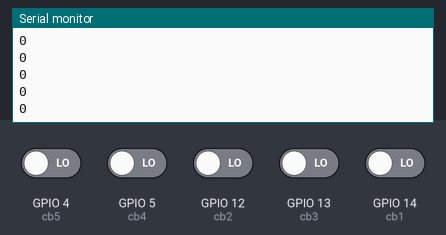
Simulated run of this sketch. Board: ESP8266 (NodeMCU). Parts: the last lines printed to the serial monitor. Inputs (shaded band) come from the test bench; at power-on: GPIO 4 (cb5), GPIO 5 (cb4), GPIO 12 (cb2), GPIO 13 (cb3), GPIO 14 (cb1) LOW.

Above: at 1.2 s.
1.3 s: GPIO 5 (cb4) driven HIGH
At 2.3 s:
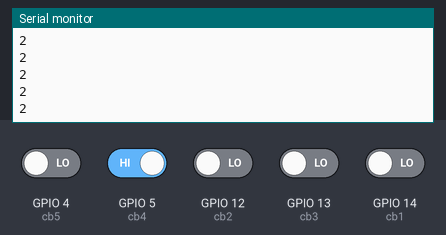
2.8 s: GPIO 4 (cb5) driven HIGH
At 3.3 s:
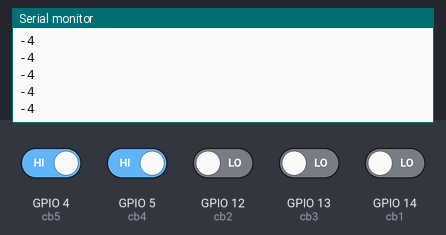
4.3 s: GPIO 13 (cb3) driven HIGH
At 5.2 s:
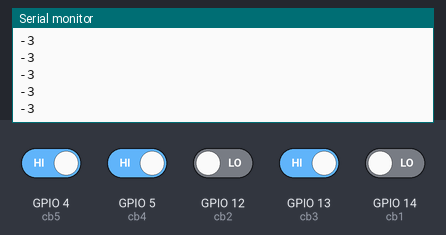
5.8 s: GPIO 14 (cb1) driven HIGH
At 6.5 s:
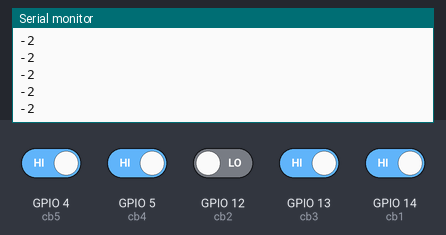
7.3 s: GPIO 13 (cb3) driven LOW
At 8.3 s:
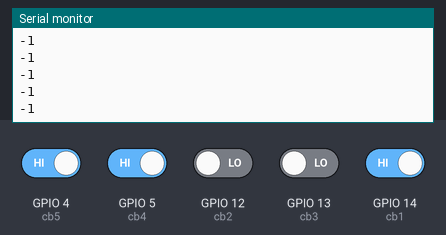
Timing chart, 0 to 9.8 s (numbered marks = the images above; inputs shaded):
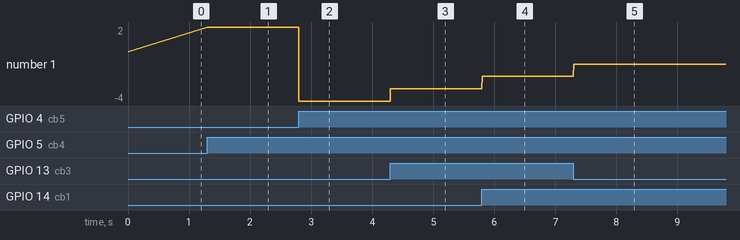

Measured:
- after the input at 1.3 s, the serial monitor: prints a new line at once (image 1)
- after the input at 2.8 s, the serial monitor: prints a new line at once (image 2)
- after the input at 4.3 s, the serial monitor: prints a new line at once (image 3)
- after the input at 5.8 s, the serial monitor: prints a new line at once (image 4)
- after the input at 7.3 s, the serial monitor: prints a new line at once (image 5)
- plotted number 1: 0 → 2 after the input at 1.3 s, 2 → -4 after the input at 2.8 s, -4 → -3 after the input at 4.3 s, -3 → -2 after the input at 5.8 s, -2 → -1 after the input at 7.3 s

The sketch:

bai_tap_lon3.ino
```cpp
#include <ESP8266WiFi.h>
int cb1 = 14;
int cb2 = 12;
int cb3 = 13;
int cb4 = 5;
int cb5 = 4;
int dc1a = 15;
int dc1b = 16;
int dc2a = 0;
int dc2b = 2;

int preDoc=4; ; // luu trang thai den truoc
int flag =0 ; // luu trang thai doc
int preFlag = flag ;  // trang thai doc luc truoc
int flagLine =0 ;
int error = 0;
int preError = 0;
int P, D, PIDvalue;
int Kp = 200 , Kd = 300;   // 230 -300
byte sgn[5]; // luu cac den 1 2 3 4 5 ->
int arrError[5];
int PWM[5]= {900,850,700,650,600};
int heso[5]= {120, 170,250,300,370};
int result[30];
const char* ssid = "cslab-505";
const char* password = "ccslab-505";

WiFiServer server(80); // khoi tao socket
WiFiClient client;
IPAddress staticIP(192, 168, 15, 30);
IPAddress gateway(192, 168, 15, 1);
IPAddress subnet(255, 255, 255, 0);

void setupWifi()
{
   Serial.begin(115200);
  Serial.println();

  Serial.printf("Connecting to %s \n", ssid);
  WiFi.begin(ssid, password);
  WiFi.config(staticIP, gateway, subnet);

  while (WiFi.status() != WL_CONNECTED)
  {
    delay(500);
    Serial.print(".");
  }
  Serial.println();
  Serial.print("Connected, IP address: ");
  Serial.println(WiFi.localIP());
   Serial.println();

  if (WiFi.status() == WL_CONNECTED)
  {

  Serial.printf("Connected, mac address: %s\n", WiFi.macAddress().c_str());
  Serial.println();
  Serial.print("DNS #1, #2 IP: ");
  WiFi.dnsIP().printTo(Serial);
  Serial.print(", ");
  WiFi.dnsIP(1).printTo(Serial);
  Serial.println();
  Serial.printf("pass: %s ", WiFi.psk().c_str() );
  Serial.println();
  server.begin();
  }
}

void Stop() {
  digitalWrite(dc1a, LOW);
  digitalWrite(dc1b, LOW);
  digitalWrite(dc2a, LOW);
  digitalWrite(dc2b, LOW);
}

byte  readSgn() {
   byte a =0;
  sgn[0] = digitalRead(cb1);
  sgn[1] = digitalRead(cb2);
  sgn[2] = digitalRead(cb3) ;
  sgn[3] = digitalRead(cb4);
  sgn[4] = digitalRead(cb5);

  if(sgn[0]==sgn[4]&&sgn[0]==1){
    flag = 0; // nen mau den vach trang
  }else{
     if(sgn[0]==sgn[4]&&sgn[0]==0)
        flag =1;  // nen mau trang vach den
     else{
         flag = preFlag;
     }
  }
 if(flag==0){
   sgn[0]^=1;
    sgn[1]^=1;
    sgn[2]^=1;
    sgn[3]^=1;
    sgn[4]^=1;
  }
    sgn[1]<<=1;
    sgn[2]<<=2;
    sgn[3]<<=3;
    sgn[4]<<=4;
    a = sgn[0]|sgn[1]|sgn[2]|sgn[3]|sgn[4];
   return a;
}


void calculatePID()
{
  byte t =readSgn();
  if(t==0 ){  // trang thai ra khoi duong  //xet pre -4->4
    if(preDoc==0||flagLine==15){
    digitalWrite(dc1a, LOW);
    digitalWrite(dc2a, LOW);
    while(t==0){
      // dieu khien di lui
        analogWrite(dc1b, 450);
        analogWrite(dc2b, 450);
        t = readSgn();
     }
     flagLine=0;
     }else{
      t =preDoc;
      flagLine+=1;
      }
    }
        error=result[t];
        if(error==10) {
        error =  preError;
        }

   arrError[4]=  arrError[3];
   arrError[3]=  arrError[2];
   arrError[2]=  arrError[1];
   arrError[1]=  preError;
   arrError[0]= error;
  preDoc = t ;
  P = error;
  D = error - preError;

  PIDvalue = (heso[abs(P)]*P)  + (Kd * D);

 result[0] = preError = error;
}

void control() {
 calculatePID();
 int td1,td2 ;

 int tem =0 ;
  for(int i =0; i<=4 ;i++){
    if(arrError[i]>tem)tem = arrError[i];
  }
  td1 = (PWM[abs(tem)] + PIDvalue)>1023?1023:(PWM[abs(tem)] + PIDvalue);
  td2 = (PWM[abs(tem)] - PIDvalue)>1023?1023: (PWM[abs(tem)] - PIDvalue);

  if(td1<0){
     digitalWrite(dc1a, LOW);
     analogWrite(dc1b, abs(td2));//td2
     analogWrite(dc2a, td2);
    }else{
      if(td2<0){

          digitalWrite(dc2a, LOW);
         analogWrite(dc1a, td1);
         analogWrite(dc2b,abs(td2) );//td1
        }else{
            digitalWrite(dc1b, LOW);
            digitalWrite(dc2b, LOW);
           analogWrite(dc1a, td1);
           analogWrite(dc2a, td2);
          }
      }
}
int compare(char*a,char*b,int len){
   for(int i =0; i<len; i++){
      if(a[i]!=b[i]) return 0;
    }
    return 1;
  }
void connectWifi() {
  client = server.available();
  if (client)
  {
    while (client.connected())
    {
      Stop();
      if (client.available())
      {
        char line[100];
        memset(line, 0, 100);
        client.readBytes(line, 100);

        if (compare(line,"lui",strlen("lui")))
        { client.println("di lui !");
          digitalWrite(dc1b, HIGH);
          digitalWrite(dc2b, HIGH);

          delay(500);
          digitalWrite(dc1b, LOW);
          digitalWrite(dc2b, LOW);
        }
        else if (compare(line,"tien",strlen("tien"))) {
          client.println("di tien !");

           digitalWrite(dc1a, HIGH);
          digitalWrite(dc2a, HIGH);

          delay(500);
          digitalWrite(dc1a, LOW);
          digitalWrite(dc2a, LOW);
        }
        else {
          if (compare(line,"start",strlen("start"))) {
            client.println("xe chay!");
            while (!client.available()) {
              control();
            }
          }
          else {
             if (compare(line,"stop",strlen("stop")))
            {
              client.println("Stop!");
               Stop();
            }
          }

        }
      }

    }
    client.stop();
  }
}

void setup() {
   arrError[0]= error;
   arrError[1]=  arrError[0];
   arrError[2]=  arrError[1];
   arrError[3]=  arrError[2];
   arrError[4]=  arrError[3];
  for(int i = 0; i < 30;i++) result[i]=10;
   result[7]=-4;
   result[0]=preError;
   result[28]= 4;
   result[1]= -4;
   result[2]= -2;
   result[3]=-3;
   result[4]= 0;
   result[6]=-1;
   result[12]= 1;
   result[8]= 2;
   result[24]=3;
   result[16]= 4;

  pinMode(cb1, INPUT);
  pinMode(cb2, INPUT);
  pinMode(cb3, INPUT);
  pinMode(cb4, INPUT);
  pinMode(cb5, INPUT);
  pinMode(dc1a, OUTPUT);
  pinMode(dc1b, OUTPUT);
  pinMode(dc2a, OUTPUT);
  pinMode(dc2b, OUTPUT);
  digitalWrite(dc1b, LOW);
  digitalWrite(dc2b, LOW);
  Stop();
  //setupWifi();
  Serial.begin(9600);
}

void loop() {

//  connectWifi();
control();
Serial.println(error);


    }
```
